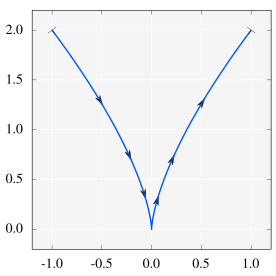

Write gnuplot code to recreate this figure.
set size square

set rmargin 0.5
set tmargin 0.5
set lmargin 3.5
set bmargin 1.5

unset key
set format x "%.1f"
set format y "%.1f"

set xr [-1.2:1.2]
set yr [-0.2:2.2]

f(x) = x**3
g(x) = 2 * x**2

set style arrow 1 size 0.1,15,40 fixed filled lw 4
set arrow arrowstyle 1 from f(0.4),g(0.4) to f(0.41),g(0.41)
set arrow arrowstyle 1 from f(0.6),g(0.6) to f(0.61),g(0.61)
set arrow arrowstyle 1 from f(0.8),g(0.8) to f(0.81),g(0.81)

set arrow arrowstyle 1 from f(-0.4),g(-0.4) to f(-0.39),g(-0.39)
set arrow arrowstyle 1 from f(-0.6),g(-0.6) to f(-0.59),g(-0.59)
set arrow arrowstyle 1 from f(-0.8),g(-0.8) to f(-0.79),g(-0.79)

set style arrow 2 size 0.05,90 fixed filled lw 4
set arrow arrowstyle 2 front from f(-0.99),g(-0.99) to f(-1),g(-1)
set arrow arrowstyle 2 front from f(0.99),g(0.99) to f(1),g(1)

# do for [i=1:8] {
#   t = 2.0 * i / 9.0 - 1.0
#   set arrow arrowstyle 1 from f(t),g(t) to f(t+0.01),g(t+0.01)
# }

set parametric
plot [-1:1] f(t), g(t) notitle lc rgb "#0055ff" lw 4
